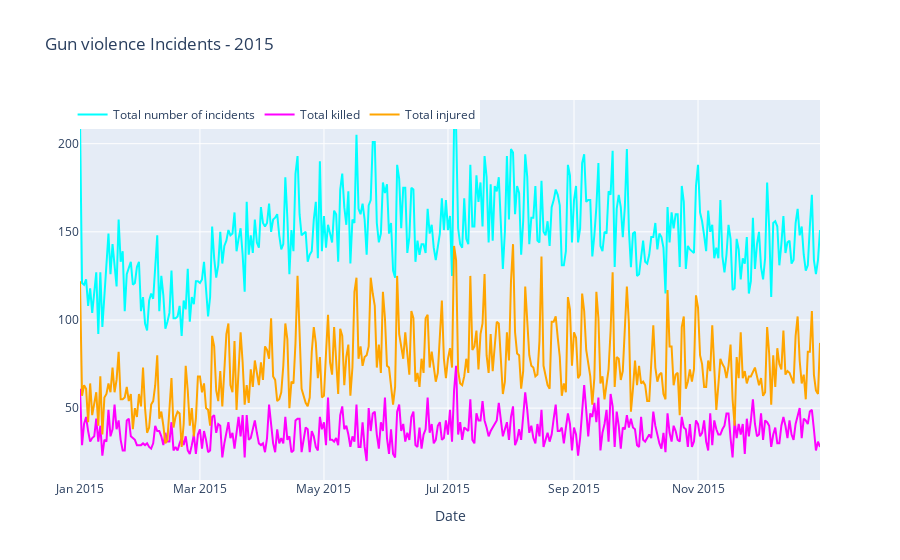

Notebook code cell kept with this figure:
### Markdown cell above
Number of incidents and casualities per year

### Code cell
temp = df[df['year'] == 2015].groupby("date").agg({'state':'count', 'n_killed': 'sum', 'n_injured': 'sum'}).reset_index().rename(columns = {'state':'incidents'})
temp.head()
trace1 = go.Scatter(x = temp.date, y = temp.incidents, name='Total number of incidents', mode="lines", marker = dict(color="cyan"))
trace2= go.Scatter(x = temp.date, y= temp.n_killed, name= 'Total killed', mode ="lines", marker = dict (color = "magenta"))
trace3= go.Scatter(x = temp.date, y= temp.n_injured, name= 'Total injured', mode ="lines", marker = dict (color = "orange"))
data = [trace1, trace2, trace3]
layout = dict (height =450, title = "Gun violence Incidents - 2015", legend = dict(orientation = "h", x = -.01, y =1), xaxis = dict(title = "Date", ticklen=2))
fig = dict (data=data, layout = layout )
iplot (fig)

### Figure 1 — Plotly figure (JSON) as saved in the notebook; plotly's stock layout.template omitted (floating-point values rounded to 4 significant figures; data arrays with more than 128 entries replaced by an {"elided": "..."} marker saying what was removed)
{"data": [{"marker": {"color": "cyan"}, "mode": "lines", "name": "Total number of incidents", "x": {"elided": "364 str values"}, "y": {"elided": "364 int values"}, "type": "scatter"}, {"marker": {"color": "magenta"}, "mode": "lines", "name": "Total killed", "x": {"elided": "364 str values"}, "y": {"elided": "364 int values"}, "type": "scatter"}, {"marker": {"color": "orange"}, "mode": "lines", "name": "Total injured", "x": {"elided": "364 str values"}, "y": {"elided": "364 int values"}, "type": "scatter"}], "layout": {"legend": {"orientation": "h", "x": -0.01, "y": 1}, "title": {"text": "Gun violence Incidents - 2015"}, "xaxis": {"ticklen": 2, "title": {"text": "Date"}, "type": "date", "range": ["2015-01-01", "2015-12-31"], "autorange": true}, "yaxis": {"type": "linear", "range": [9.222, 224.8], "autorange": true}, "autosize": true}}
